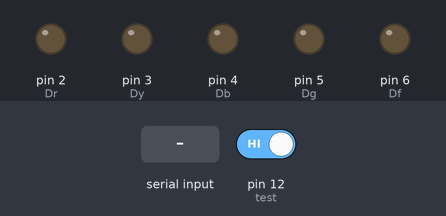
The sketch below on a simulated Arduino Uno, built with avr-gcc and run on an emulated ATmega328P. Shown: output pins drawn as LEDs (lit = HIGH). The test bench sets the inputs (shaded band); at power-on: pin 12 (test) HIGH.

Above: at 1.2 s.
1.3 s: pin 12 (test) driven LOW
At 1.8 s:
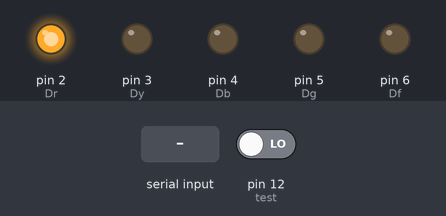
10.3 s: pin 12 (test) driven HIGH
At 11.1 s:
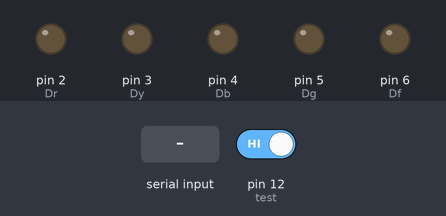
11.8 s: byte 30 received over Serial
At 12.3 s:
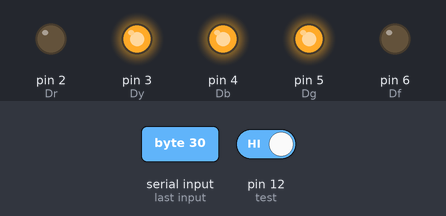
13.3 s: byte 90 received over Serial
At 14.5 s:
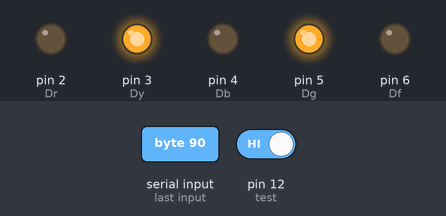
14.8 s: pin 12 (test) driven LOW
At 20.7 s:
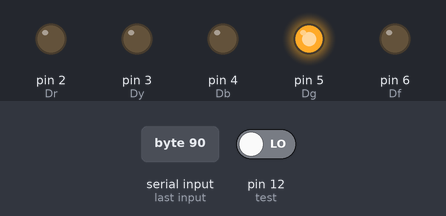
Timing chart, 0 to 21.3 s (numbered marks = the images above; inputs shaded):
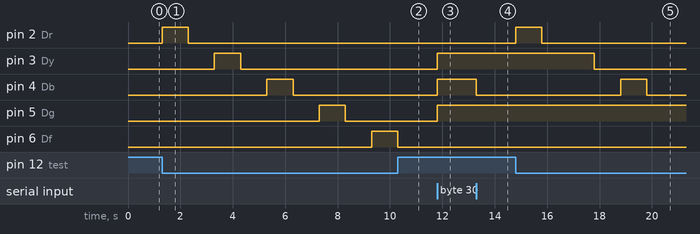

The sketch:

Drum_Arduino_Sammet.pde
```cpp
int incomingByte = 0;
int n=0;

int Dr = 2; //D means drums r is red, y is yellow, b is blue, g is green, f is footpedal
int Dy = 3;
int Db = 4;
int Dg = 5;
int Df = 6;
int test = 12;
int tval=0;

void setup()
{
  Serial.begin(9600);
  pinMode(Dr, OUTPUT); //Drums
  pinMode(Dy, OUTPUT);
  pinMode(Db, OUTPUT);
  pinMode(Dg, OUTPUT);
  pinMode(Df, OUTPUT);
}

void loop()
{
 tval=digitalRead(test);
 if(tval==0)
  {
   digitalWrite(Dr, HIGH);
   delay(1000);
   digitalWrite(Dr, LOW);
   delay (1000);
   digitalWrite(Dy, HIGH);
   delay(1000);
   digitalWrite(Dy, LOW);
   delay(1000);
   digitalWrite(Db, HIGH);
   delay(1000);
   digitalWrite(Db, LOW);
   delay(1000);
   digitalWrite(Dg, HIGH);
   delay(1000);
   digitalWrite(Dg, LOW);
   delay(1000);
   digitalWrite(Df, HIGH);
   delay(1000);
   digitalWrite(Df, LOW);
  }
  if(Serial.available() > 0) //checks to see if data is at data port
  {
   incomingByte=Serial.read();
   if(bitRead(incomingByte,0) and bitRead(incomingByte,1) and bitRead(incomingByte,2) and bitRead(incomingByte,3))
   {
     digitalWrite(Df,HIGH);
   }
   else
   {
     digitalWrite(Df,LOW);
   }
     if(bitRead(incomingByte,0)==1) //reads byte and checks to see if it is equal to one if so sets pin to true
     {
      digitalWrite(Dr, HIGH);
     }
     else                        //if the byte is not equal to one sets the pin to false
     {
      digitalWrite(Dr, LOW);
     }
   if(bitRead(incomingByte,1)==1)
     {
      digitalWrite(Dy, HIGH);
     }
     else
     {
      digitalWrite(Dy, LOW);
     }
   if(bitRead(incomingByte,2)==1)
     {
      digitalWrite(Db, HIGH);
     }
     else
     {
      digitalWrite(Db, LOW);
     }
    if(bitRead(incomingByte,3)==1)
     {
      digitalWrite(Dg, HIGH);
     }
     else
     {
      digitalWrite(Dg, LOW);
     }
   }
  }
```

Measured:
- after the input at 1.3 s, pin 2 (Dr): LOW → HIGH at once, → LOW 1.0 s later; pin 3 (Dy): LOW → HIGH after 2.0 s, → LOW 1.0 s later; pin 4 (Db): LOW → HIGH after 4.0 s, → LOW 1.0 s later; pin 5 (Dg): LOW → HIGH after 6.0 s, → LOW 1.0 s later; pin 6 (Df): LOW → HIGH after 8.0 s
- after the input at 10.3 s, pin 2 (Dr): stays LOW (without the input it goes to HIGH after 0.00 s)
- after the input at 11.8 s, pin 3 (Dy), pin 4 (Db), pin 5 (Dg): LOW → HIGH at once
- after the input at 13.3 s, pin 4 (Db): HIGH → LOW at once
- after the input at 14.8 s, pin 2 (Dr): LOW → HIGH at once, → LOW 1.0 s later; pin 3 (Dy): HIGH → LOW after 3.0 s; pin 4 (Db): LOW → HIGH after 4.0 s, → LOW 1.0 s later
